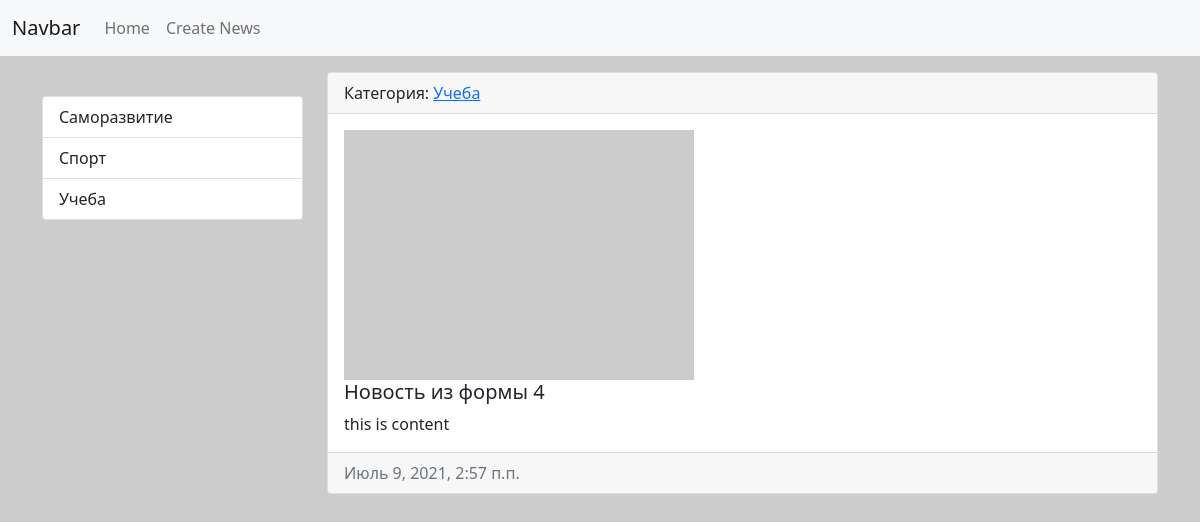
Screenshot of /news/8 with the database file from the repository.
### news/models.py (models this page shows, shortened)
class Category(models.Model):
    title = models.CharField('Название', max_length=100, db_index=True)
    def get_absolute_url(self):
        return reverse('category', kwargs={"category_id": self.pk})
    def __str__(self):
        return self.title
    class Meta:
        verbose_name = 'Категорию'
        verbose_name_plural = 'Категории'
        ordering = ['title']

class News(models.Model):
    title = models.CharField('Название', max_length=150)
    content = models.TextField('Контент', blank=True)
    created_ad = models.DateTimeField('Дата регистрации', auto_now_add=True)
    updated_ad = models.DateTimeField('Дата обновления', auto_now=True)
    photo = models.ImageField('Фото', upload_to='photos/%Y/%m/%d/', blank=True)
    is_published = models.BooleanField('Опубликовано', default=True)
    category = models.ForeignKey('Category', on_delete=models.PROTECT, null=True, verbose_name='Категория')
    class Meta:
        verbose_name = 'Новость'
        verbose_name_plural = 'Новости'
        ordering = ['-created_ad']

### news/views.py (the view)
# urls.py: path('news/<int:pk>', ViewNews.as_view(), name='view_news'),
class ViewNews(DetailView):
    model = News
    context_object_name = 'news_item'

### news/templatetags/news_tags.py (called while the page is built)
@register.simple_tag()
def get_categories():
    return Category.objects.all()

@register.inclusion_tag('news/list_categories.html')
def show_categories():
    categories = Category.objects.all()
    return {"categories": categories}

### news/templates/news/news_detail.html (shortened to what this page needs)
{% extends 'base.html' %}
{% block sidebar %}
{% include 'inc/_sidebar.html' %}
{% endblock %}
{% block content %}
<div class="card mb-3">
    <div class="card-header">
        Категория: <a href="{{ news_item.category.get_absolute_url }}">{{ news_item.category }}</a>
    </div>
    <div class="card-body">
        <div class="media">
            {% if i.photo %}
            <img src="{{ news_item.photo.url }}" alt="" width="350px" height="250" class="mr-3">
            {% else %}
            <img src="https://picsum.photos/200" alt="" width="350px" height="250" class="mr-3">
            {% endif %}
            <div class="media-body">
                <h5 class="card-title">{{ news_item.title }}</h5>
                <p class="card-text">{{ news_item.content }}</p>
            </div>
        </div>
    </div>
    <div class="card-footer text-muted">
        {{ news_item.created_ad }}
    </div>
</div>
{% endblock %}

### news/templates/news/list_categories.html
<div class="list-group">
    {% for i in categories %}
    <a href="{{ i.get_absolute_url }}" class="list-group-item list-group-item-action">{{ i.title }}</a>
    {% endfor %}
</div>

### rows the page displays
Category: title "Саморазвитие"
Category: title "Спорт"
Category: title "Учеба"
News: category "Учеба", title "Новость из формы 4", content "this is content", created_ad "Июль 9, 2021, 2:57 п.п."
